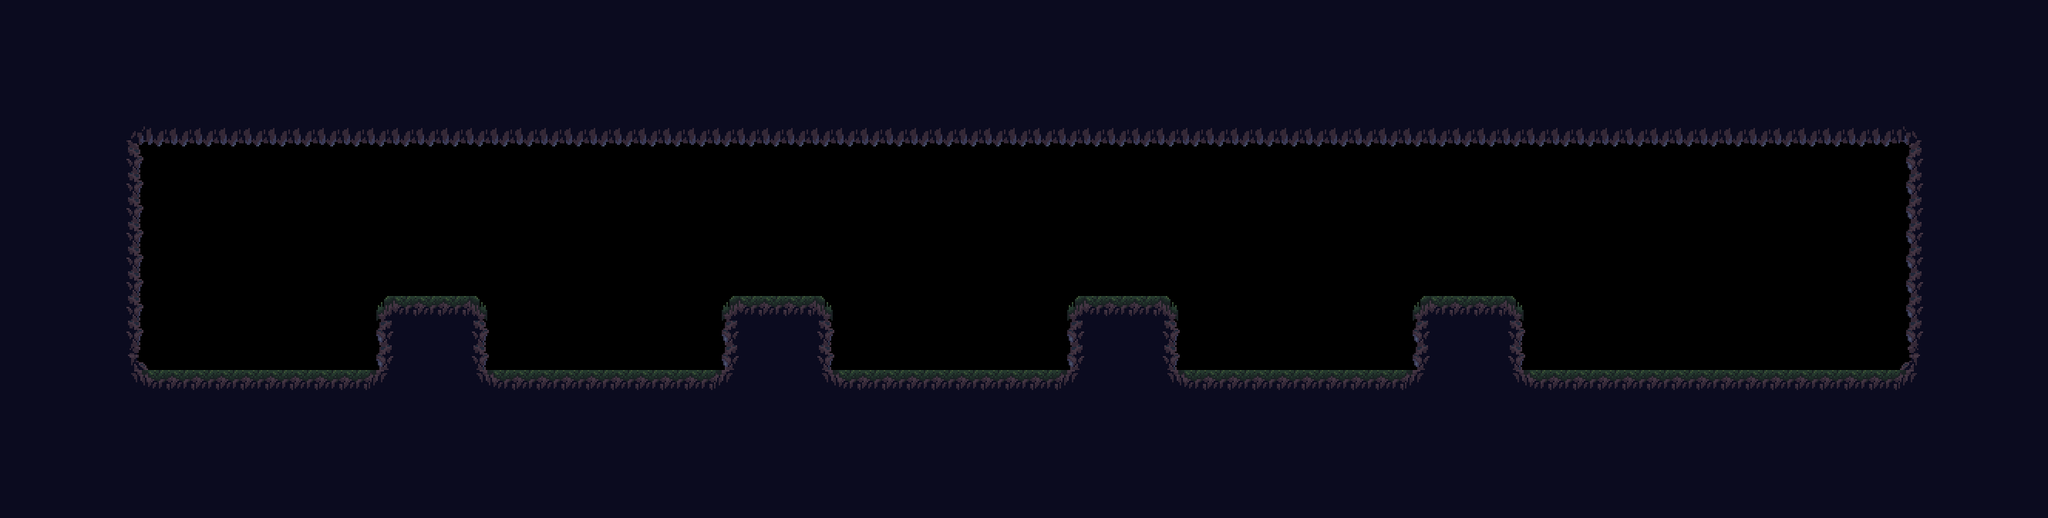

This is a level from a 2D game, rendered from its Tiled map with the project's own tilesets. A one-line summary and the complete map file follow:
An orthogonal 83x21 tile map with 32x32 px tiles, 1 tile layer (Capa de patrones 1) and 22 objects (8x Ground, 7x Melee, 3x Element_0, 0, Slime, ...).

<map version="1.9" tiledversion="1.9.2" orientation="orthogonal" renderorder="right-down" width="83" height="21" tilewidth="32" tileheight="32" infinite="0" nextlayerid="7" nextobjectid="23">
 <tileset firstgid="1" source="Tiles_Agua_Bosque.tsx" />
 <layer id="1" name="Capa de patrones 1" width="83" height="21">
  <data encoding="csv">
56,56,56,56,56,56,56,56,56,56,56,56,56,56,56,56,56,56,56,56,56,56,56,56,56,56,56,56,56,56,56,56,56,56,56,56,56,56,56,56,56,56,56,56,56,56,56,56,56,56,56,56,56,56,56,56,56,56,56,56,56,56,56,56,56,56,56,56,56,56,56,56,56,56,56,56,56,56,56,56,56,56,56,
56,56,56,56,56,56,56,56,56,56,56,56,56,56,56,56,56,56,56,56,56,56,56,56,56,56,56,56,56,56,56,56,56,56,56,56,56,56,56,56,56,56,56,56,56,56,56,56,56,56,56,56,56,56,56,56,56,56,56,56,56,56,56,56,56,56,56,56,56,56,56,56,56,56,56,56,56,56,56,56,56,56,56,
56,56,56,56,56,56,56,56,56,56,56,56,56,56,56,56,56,56,56,56,56,56,56,56,56,56,56,56,56,56,56,56,56,56,56,56,56,56,56,56,56,56,56,56,56,56,56,56,56,56,56,56,56,56,56,56,56,56,56,56,56,56,56,56,56,56,56,56,56,56,56,56,56,56,56,56,56,56,56,56,56,56,56,
56,56,56,56,56,56,56,56,56,56,56,56,56,56,56,56,56,56,56,56,56,56,56,56,56,56,56,56,56,56,56,56,56,56,56,56,56,56,56,56,56,56,56,56,56,56,56,56,56,56,56,56,56,56,56,56,56,56,56,56,56,56,56,56,56,56,56,56,56,56,56,56,56,56,56,56,56,56,56,56,56,56,56,
56,56,56,56,56,56,56,56,56,56,56,56,56,56,56,56,56,56,56,56,56,56,56,56,56,56,56,56,56,56,56,56,56,56,56,56,56,56,56,56,56,56,56,56,56,56,56,56,56,56,56,56,56,56,56,56,56,56,56,56,56,56,56,56,56,56,56,56,56,56,56,56,56,56,56,56,56,56,56,56,56,56,56,
56,56,56,56,56,75,76,76,76,76,76,76,76,76,76,76,76,76,76,76,76,76,76,76,76,76,76,76,76,76,76,76,76,76,76,76,76,76,76,76,76,76,76,76,76,76,76,76,76,76,76,76,76,76,76,76,76,76,76,76,76,76,76,76,76,76,76,76,76,76,76,76,76,76,76,76,76,77,56,56,56,56,56,
56,56,56,56,56,79,0,0,0,0,0,0,0,0,0,0,0,0,0,0,0,0,0,0,0,0,0,0,0,0,0,0,0,0,0,0,0,0,0,0,0,0,0,0,0,0,0,0,0,0,0,0,0,0,0,0,0,0,0,0,0,0,0,0,0,0,0,0,0,0,0,0,0,0,0,0,0,93,56,56,56,56,56,
56,56,56,56,56,79,0,0,0,0,0,0,0,0,0,0,0,0,0,0,0,0,0,0,0,0,0,0,0,0,0,0,0,0,0,0,0,0,0,0,0,0,0,0,0,0,0,0,0,0,0,0,0,0,0,0,0,0,0,0,0,0,0,0,0,0,0,0,0,0,0,0,0,0,0,0,0,93,56,56,56,56,56,
56,56,56,56,56,79,0,0,0,0,0,0,0,0,0,0,0,0,0,0,0,0,0,0,0,0,0,0,0,0,0,0,0,0,0,0,0,0,0,0,0,0,0,0,0,0,0,0,0,0,0,0,0,0,0,0,0,0,0,0,0,0,0,0,0,0,0,0,0,0,0,0,0,0,0,0,0,93,56,56,56,56,56,
56,56,56,56,56,79,0,0,0,0,0,0,0,0,0,0,0,0,0,0,0,0,0,0,0,0,0,0,0,0,0,0,0,0,0,0,0,0,0,0,0,0,0,0,0,0,0,0,0,0,0,0,0,0,0,0,0,0,0,0,0,0,0,0,0,0,0,0,0,0,0,0,0,0,0,0,0,93,56,56,56,56,56,
56,56,56,56,56,79,0,0,0,0,0,0,0,0,0,0,0,0,0,0,0,0,0,0,0,0,0,0,0,0,0,0,0,0,0,0,0,0,0,0,0,0,0,0,0,0,0,0,0,0,0,0,0,0,0,0,0,0,0,0,0,0,0,0,0,0,0,0,0,0,0,0,0,0,0,0,0,93,56,56,56,56,56,
56,56,56,56,56,79,0,0,0,0,0,0,0,0,0,0,0,0,0,0,0,0,0,0,0,0,0,0,0,0,0,0,0,0,0,0,0,0,0,0,0,0,0,0,0,0,0,0,0,0,0,0,0,0,0,0,0,0,0,0,0,0,0,0,0,0,0,0,0,0,0,0,0,0,0,0,0,93,56,56,56,56,56,
56,56,56,56,56,79,0,0,0,0,0,0,0,0,0,53,36,36,36,59,0,0,0,0,0,0,0,0,0,53,36,36,36,59,0,0,0,0,0,0,0,0,0,53,36,36,36,59,0,0,0,0,0,0,0,0,0,53,36,36,36,59,0,0,0,0,0,0,0,0,0,0,0,0,0,0,0,93,56,56,56,56,56,
56,56,56,56,56,79,0,0,0,0,0,0,0,0,0,73,56,56,56,79,0,0,0,0,0,0,0,0,0,73,56,56,56,79,0,0,0,0,0,0,0,0,0,73,56,56,56,79,0,0,0,0,0,0,0,0,0,93,56,56,56,79,0,0,0,0,0,0,0,0,0,0,0,0,0,0,0,93,56,56,56,56,56,
56,56,56,56,56,95,0,0,0,0,0,0,0,0,0,73,56,56,56,79,0,0,0,0,0,0,0,0,0,73,56,56,56,79,0,0,0,0,0,0,0,0,0,73,56,56,56,79,0,0,0,0,0,0,0,0,0,93,56,56,56,79,0,0,0,0,0,0,0,0,0,0,0,0,0,0,0,97,56,56,56,56,56,
56,56,56,56,56,58,36,36,36,36,36,36,36,36,36,54,56,56,56,58,36,36,36,36,36,36,36,36,36,54,56,56,56,58,36,36,36,36,36,36,36,36,36,54,56,56,56,58,36,36,36,36,36,36,36,36,36,54,56,56,56,58,36,36,36,36,36,36,36,36,36,36,36,36,36,36,36,54,56,56,56,56,56,
56,56,56,56,56,56,56,56,56,56,56,56,56,56,56,56,56,56,56,56,56,56,56,56,56,56,56,56,56,56,56,56,56,56,56,56,56,56,56,56,56,56,56,56,56,56,56,56,56,56,56,56,56,56,56,56,56,56,56,56,56,56,56,56,56,56,56,56,56,56,56,56,56,56,56,56,56,56,56,56,56,56,56,
56,56,56,56,56,56,56,56,56,56,56,56,56,56,56,56,56,56,56,56,56,56,56,56,56,56,56,56,56,56,56,56,56,56,56,56,56,56,56,56,56,56,56,56,56,56,56,56,56,56,56,56,56,56,56,56,56,56,56,56,56,56,56,56,56,56,56,56,56,56,56,56,56,56,56,56,56,56,56,56,56,56,56,
56,56,56,56,56,56,56,56,56,56,56,56,56,56,56,56,56,56,56,56,56,56,56,56,56,56,56,56,56,56,56,56,56,56,56,56,56,56,56,56,56,56,56,56,56,56,56,56,56,56,56,56,56,56,56,56,56,56,56,56,56,56,56,56,56,56,56,56,56,56,56,56,56,56,56,56,56,56,56,56,56,56,56,
56,56,56,56,56,56,56,56,56,56,56,56,56,56,56,56,56,56,56,56,56,56,56,56,56,56,56,56,56,56,56,56,56,56,56,56,56,56,56,56,56,56,56,56,56,56,56,56,56,56,56,56,56,56,56,56,56,56,56,56,56,56,56,56,56,56,56,56,56,56,56,56,56,56,56,56,56,56,56,56,56,56,56,
56,56,56,56,56,56,56,56,56,56,56,56,56,56,56,56,56,56,56,56,56,56,56,56,56,56,56,56,56,56,56,56,56,56,56,56,56,56,56,56,56,56,56,56,56,56,56,56,56,56,56,56,56,56,56,56,56,56,56,56,56,56,56,56,56,56,56,56,56,56,56,56,56,56,56,56,56,56,56,56,56,56,56
</data>
 </layer>
 <objectgroup id="5" name="Ott">
  <object id="19" name="0" class="0" x="222" y="382.5" width="32" height="36" />
 </objectgroup>
 <objectgroup id="6" name="Objetos interactuables">
  <object id="20" name="1" class="Element_0" x="321.5" y="385" width="32.5" height="32" />
  <object id="21" name="2" class="Element_0" x="367.5" y="385" width="31.5" height="30.5" />
  <object id="22" name="3" class="Element_0" x="421" y="386" width="32.5" height="31.5" />
 </objectgroup>
 <objectgroup id="2" name="Colisiones">
  <object id="1" name="0" class="Ground" x="184.667" y="479.939" width="2303.33" height="192.016" />
  <object id="2" name="0" class="Ground" x="488.151" y="384" width="144.273" height="96" />
  <object id="3" name="0" class="Ground" x="936" y="383.667" width="146" height="96.6667" />
  <object id="4" name="0" class="Ground" x="1383.71" y="384" width="146.167" height="96" />
  <object id="5" name="0" class="Ground" x="1831.85" y="383.333" width="146.182" height="96.6667" />
  <object id="6" name="0" class="Ground" x="115.5" y="186" width="70.0455" height="294.045" />
  <object id="7" name="0" class="Ground" x="2472.06" y="185.894" width="70.0455" height="294.045" />
  <object id="8" name="0" class="Ground" x="158" y="100" width="2334.46" height="86" />
 </objectgroup>
 <objectgroup id="4" name="Enemigos">
  <object id="10" name="0_1_left" class="Melee" x="492.5" y="255.5" width="46.5" height="113.5" />
  <object id="11" name="0_1_left" class="Melee" x="677.5" y="353" width="50" height="113.5" />
  <object id="12" name="0_2_left" class="Melee" x="984.5" y="260.5" width="54.5" height="110.5" />
  <object id="13" name="0_2_left" class="Melee" x="1168" y="339.5" width="43.5" height="122" />
  <object id="14" name="0_3_left" class="Melee" x="1417" y="262" width="44" height="109.5" />
  <object id="15" name="0_3_left" class="Melee" x="1610.5" y="349.5" width="44.5" height="110.5" />
  <object id="16" name="0_3_left" class="Slime" x="2106.5" y="336" width="51" height="127.5" />
  <object id="17" name="0_1_left" class="Melee" x="2188" y="333.5" width="42.5" height="132.5" />
  <object id="18" name="0_2_left" class="Mushroom" x="2380.5" y="373.5" width="67" height="87.5" />
 </objectgroup>
 <objectgroup id="3" name="Salas" visible="0">
  <object id="9" name="0" class="1" x="3.879" y="0" width="2645.45" height="663.636" />
 </objectgroup>
</map>
